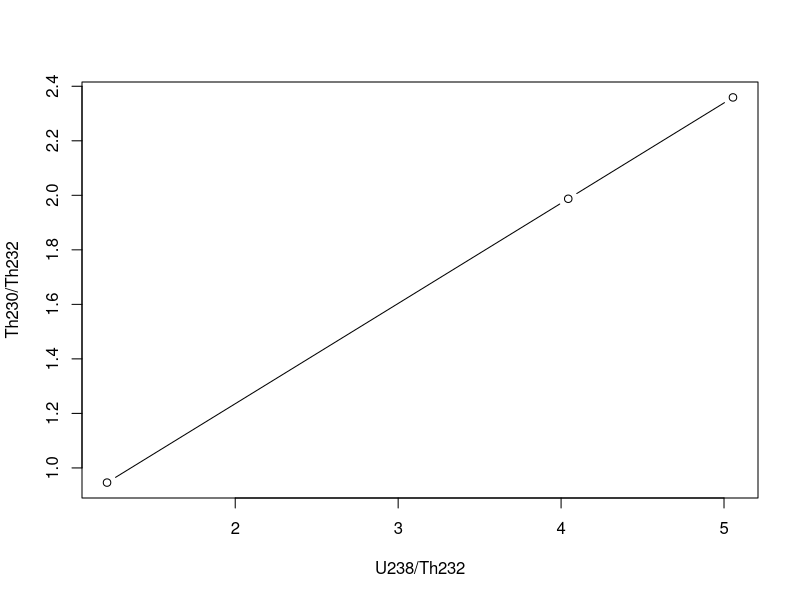

This figure's R source:
## ---- chunk 1
knitr::opts_chunk$set(echo=TRUE, include=TRUE)
set.seed(1)
## ---- chunk 2
   tThU <- 50
   A02i <- 0.5
   l238 <- 1.55125e-7 # kyr-1
   Uppm <- c(2,4,5)
   Umumolg <- Uppm/238.03
   U238mumolg <- Umumolg*137.818/138.818
   AU238 <- U238mumolg*l238
   l232 <- 4.95e-8 # kyr-1
   l230 <- 0.0091705 # kyr-1
   Thppm <- c(5,3,3)
   Th232mumolg <- Thppm/232.04
   ATh232 <- Th232mumolg*l232
   A02 <- A02i + (AU238/ATh232)*(1-exp(-l230*tThU))
   ATh230 <- ATh232*A02
   Th230mumolg <- ATh230/l230
   Th02 <- Th230mumolg/Th232mumolg
   tabThU <- cbind(Uppm,Thppm,format(Th02,digits=4,scientific=FALSE))
   colnames(tabThU) <- c('ppm U','ppm Th','^230^Th/^232^Th')
   rownames(tabThU) <- 1:length(Uppm)
## ---- chunk 3
   knitr::kable(tabThU)
## ---- chunk 4
   # store the data into three variables Uppm, Thppm, Th02
   # 1. convert Uppm and Thppm to activities:
   l238 <- 1.55125e-7 # kyr-1
   l232 <- 4.95e-8 # kyr-1
   MU <- 238.03
   MTh <- 232.04
   U238mumolg <- (Uppm/MU)*(137.818/138.818)
   Th232mumolg <- Thppm/MTh
   AU238 <- U238mumolg*l238
   ATh232 <- Th232mumolg*l232
   # (inspect the activities in relatable units):
   Navog <- 6.022e23
   AU238dpmg <- AU238*Navog/(1e3*365*24*60) # dpm per gram
   ATh232dpmg <- ATh232*Navog/(1e3*365*24*60) # dpm per gram
   message('A(U238)=',paste0(signif(AU238dpmg,6),', '),' dpm/g')
   message('A(Th232)=',paste0(signif(ATh232dpmg,6),', '),' dpm/g')
   # 2. compute the activity ratios:
   A82 <- AU238/ATh232
   Th230mumolg <- Th232mumolg*Th02
   l230 <- 0.0091705 # kyr-1
   ATh230 <- Th230mumolg*l230
   ATh230dpmg <- ATh230*Navog/(1e3*365*24*60) # dpm per gram
   message('A(Th230)=',paste0(signif(ATh230dpmg,6),', '),' dpm/g')
   A02 <- ATh230/ATh232
   # 3. plot on an isochron diagram and find the slope:
   plot(x=A82,y=A02,type='b',xlab='U238/Th232',ylab='Th230/Th232')
   slope <- lm(A02 ~ A82)$coefficients[2]
   # verify that this equals diff(A02)/diff(A82)
   # 5. compute the age:
   tThU <- -log(1-slope)/l230
   message('the Th/U-age is ',signif(tThU,3),'ka')
